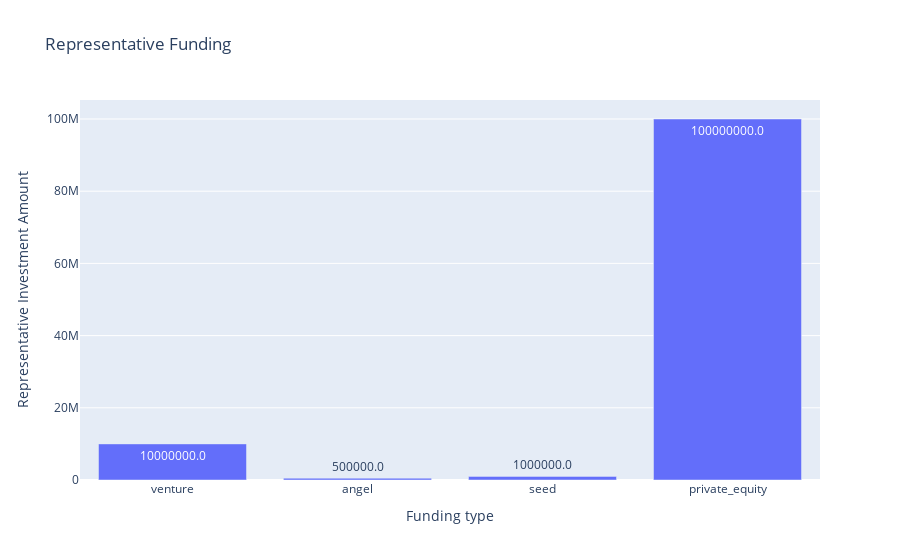

Notebook code for this chart:
### Code cell
import plotly.graph_objects as go

x = ventures
y = values

# Use textposition='auto' for direct text
fig = go.Figure(data=[go.Bar(
            x=x, y=y,
            text=y,
            textposition='auto')])
fig.update_layout(
title="Representative Funding",
xaxis_title="Funding type",
yaxis_title="Representative Investment Amount")

fig.show()

### Figure 1 — Plotly figure (JSON) as saved in the notebook; plotly's stock layout.template omitted (floating-point values rounded to 4 significant figures)
{"data": [{"text": ["10000000.0", "500000.0", "1000000.0", "100000000.0"], "textposition": "auto", "type": "bar", "x": ["venture", "angel", "seed", "private_equity"], "y": [10000000, 500000, 1000000, 100000000]}], "layout": {"title": {"text": "Representative Funding"}, "xaxis": {"title": {"text": "Funding type"}}, "yaxis": {"title": {"text": "Representative Investment Amount"}}}}
